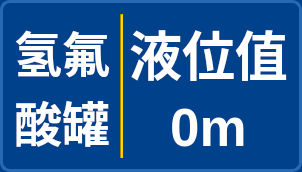
          <widget class="QGroupBox" name="groupBox_6">
           <property name="maximumSize">
            <size>
             <width>16777215</width>
             <height>16777215</height>
            </size>
           </property>
           <property name="styleSheet">
            <string notr="true">QGroupBox {
    border: 3px solid rgb(40, 105, 180);  /* 比背景色亮一点的蓝色，宽度增加 */
    border-radius: 10px;             
    background-color: rgb(0, 65, 140);
}</string>
           </property>
           <property name="title">
            <string/>
           </property>
           <layout class="QGridLayout" name="gridLayout">
            <item row="0" column="0">
             <layout class="QHBoxLayout" name="horizontalLayout_18">
              <item>
               <widget class="QLabel" name="label_2">
                <property name="minimumSize">
                 <size>
                  <width>100</width>
                  <height>0</height>
                 </size>
                </property>
                <property name="maximumSize">
                 <size>
                  <width>100</width>
                  <height>16777215</height>
                 </size>
                </property>
                <property name="styleSheet">
                 <string notr="true">QLabel {
    font-family: &quot;Microsoft YaHei&quot;;
    font-size:36pt;
    font-weight: bold; /* &lt;-- 添加这一行来设置加粗 */
    background: transparent;
    color: white;
}</string>
                </property>
                <property name="text">
                 <string>氢氟酸罐</string>
                </property>
                <property name="wordWrap">
                 <bool>true</bool>
                </property>
               </widget>
              </item>
              <item>
               <widget class="QFrame" name="frame_17">
                <property name="styleSheet">
                 <string notr="true">background-color: rgb(255, 204, 0);</string>
                </property>
                <property name="frameShape">
                 <enum>QFrame::VLine</enum>
                </property>
                <property name="frameShadow">
                 <enum>QFrame::Sunken</enum>
                </property>
               </widget>
              </item>
              <item>
               <layout class="QVBoxLayout" name="verticalLayout_20" stretch="1,1">
                <item>
                 <widget class="QLabel" name="label_ImportedSteamValue_7">
                  <property name="styleSheet">
                   <string notr="true">QLabel {
    font-family: &quot;Microsoft YaHei&quot;;
    font-size: 40pt;
    font-weight: bold; /* &lt;-- 添加这一行来设置加粗 */
    background: transparent;
    color: white;
}</string>
                  </property>
                  <property name="text">
                   <string>液位值</string>
                  </property>
                  <property name="alignment">
                   <set>Qt::AlignCenter</set>
                  </property>
                 </widget>
                </item>
                <item>
                 <widget class="QLabel" name="label_hydrofluoricAcidTankLevel">
                  <property name="styleSheet">
                   <string notr="true">QLabel{
    font-family: 'Arial Narrow';
    font-size: 40pt;
    font-weight: bold; /* &lt;-- 添加这一行来设置加粗 */
    background:transparent;
    color: white; /* &lt;-- 修改这里 */
    /* 注意：qproperty-alignment 在样式表中无效，需代码里 setAlignment(Qt::AlignCenter) */
}</string>
                  </property>
                  <property name="text">
                   <string>0m</string>
                  </property>
                  <property name="alignment">
                   <set>Qt::AlignCenter</set>
                  </property>
                 </widget>
                </item>
               </layout>
              </item>
             </layout>
            </item>
           </layout>
          </widget>
